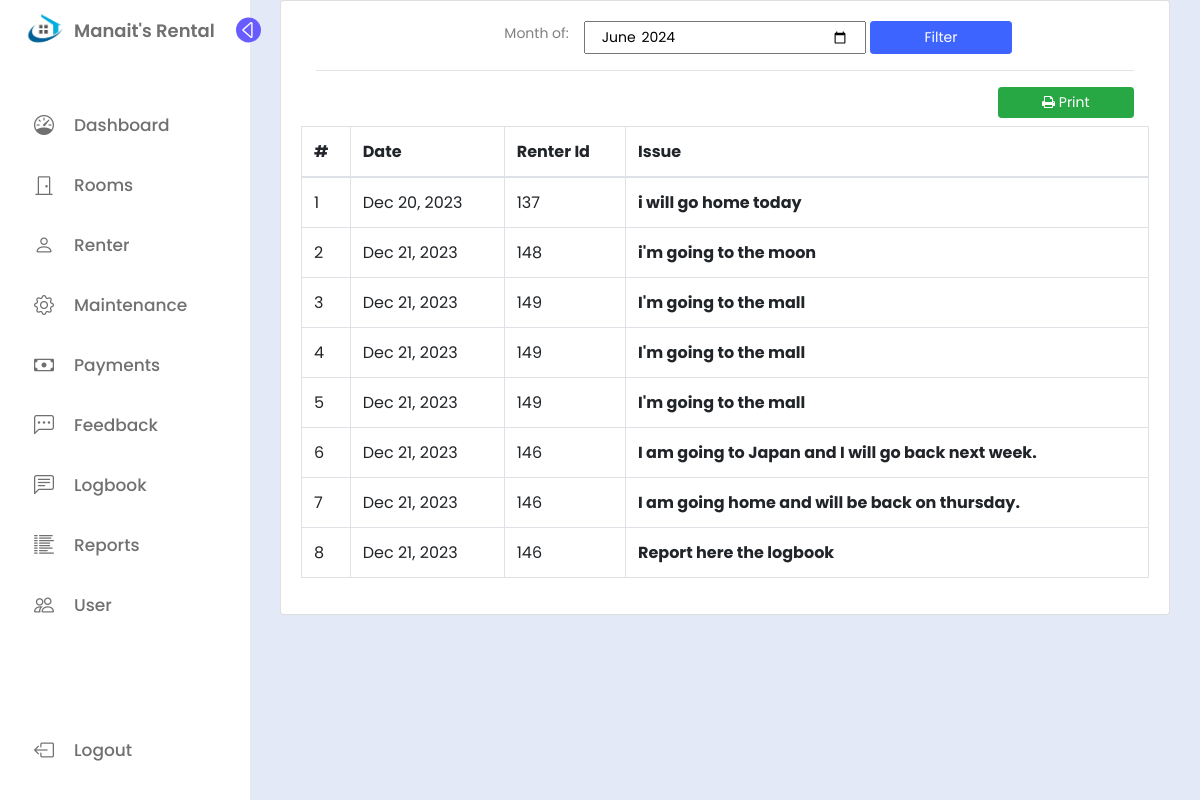
/logbook.php (signed in), run on the app's committed database.
### tables this page shows
CREATE TABLE `logbook_report` (
  `log_id` int(11) NOT NULL,
  `renter_id` int(11) NOT NULL,
  `log_report` varchar(255) NOT NULL,
  `date` date NOT NULL DEFAULT current_timestamp()
);

### logbook.php (the view, shortened to what this page needs)
<?php include 'connect.php';
include 'links.php';
include 'sidebar.php';
?>
<?php
$month_of = isset($_GET['month_of']) ? $_GET['month_of'] : date('Y-m');
?>
<head>
</head>
<div class="home">
    <div class="container-fluid">
        <div class="col-lg-12">
            <div class="card">
                <div class="card-body">
                    <div class="col-md-12">
                        <form id="filter-report">
                            <div class="row form-group">
                                <label class="control-label col-md-2 offset-md-2 text-right">Month of: </label>
                                <input type="month" name="month_of" class='from-control col-md-4' value="<?php echo ($month_of) ?>">
                                <button class="btn btn-sm btn-block btn-primary col-md-2 ml-1">Filter</button>
                            </div>
                        </form>
                        <hr>
                        <div class="row">
                            <div class="col-md-12 mb-2">
                                <button class="btn btn-sm btn-block btn-success col-md-2 ml-1 float-right" type="button" id="print"><i class="fa fa-print"></i> Print</button>
                            </div>
                        </div>
                        <div id="report">
                            <div class="row" id="printableTable">
                                <table class="table table-bordered">
                                    <thead>
                                        <tr>
                                            <th>#</th>
                                            <th>Date</th>
                                            <th>Renter Id</th>
                                            <th>Issue</th>
                                        </tr>
                                    </thead>
                                    <tbody>
                                        <?php
                                        $i = 1;
                                        $payments = $conn->query("SELECT * from logbook_report");
                                        if ($payments->num_rows > 0) :
                                            while ($row = $payments->fetch_assoc()) :
                                        ?>
                                                <tr>
                                                    <td><?php echo $i++ ?></td>
                                                    <td><?php echo date('M d, Y', strtotime($row['date'])) ?></td>
                                                    <td><?php echo $row['renter_id'] ?></td>
                                                    <td><b><?php echo $row['log_report'] ?></b> </td>
                                                </tr>
                                            <?php endwhile; ?>
                                        <?php endif; ?>
                                    </tbody>
                                </table>
                            </div>
                        </div>
                    </div>
                </div>
            </div>
        </div>
    </div>
</div>

### css/sidebar.css (style rules this page uses)
.home { position: absolute; top: 0; top: 0; left: 250px; height: 100vh; width: calc(100% - 250px); background-color: var(--body-color); transition: var(--tran-05); }

### data on the page
logbook_report: date "Dec 20, 2023", renter "137", log_report "i will go home today"
logbook_report: date "Dec 21, 2023", renter "148", log_report "i'm going to the moon"
logbook_report: date "Dec 21, 2023", renter "149", log_report "I'm going to the mall"
logbook_report: date "Dec 21, 2023", renter "149", log_report "I'm going to the mall"
logbook_report: date "Dec 21, 2023", renter "149", log_report "I'm going to the mall"
logbook_report: date "Dec 21, 2023", renter "146", log_report "I am going to Japan and I will go back next week."
logbook_report: date "Dec 21, 2023", renter "146", log_report "I am going home and will be back on thursday."
logbook_report: date "Dec 21, 2023", renter "146", log_report "Report here the logbook"
